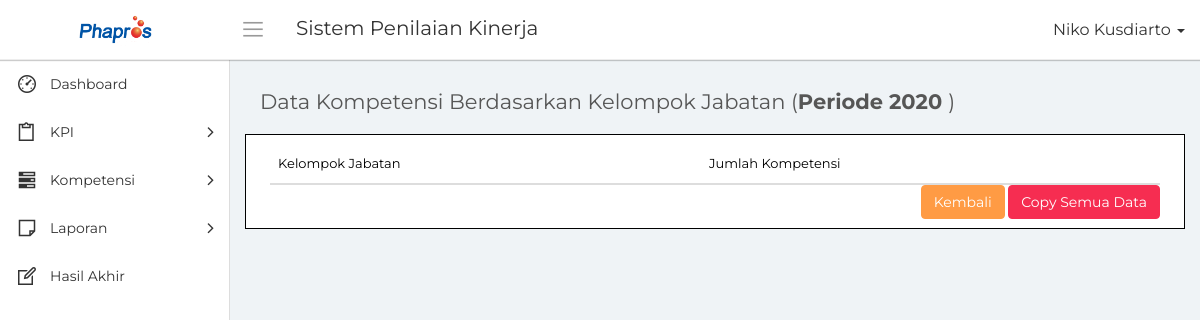
The page /detail_kk.php (signed in) on the database as committed earlier.
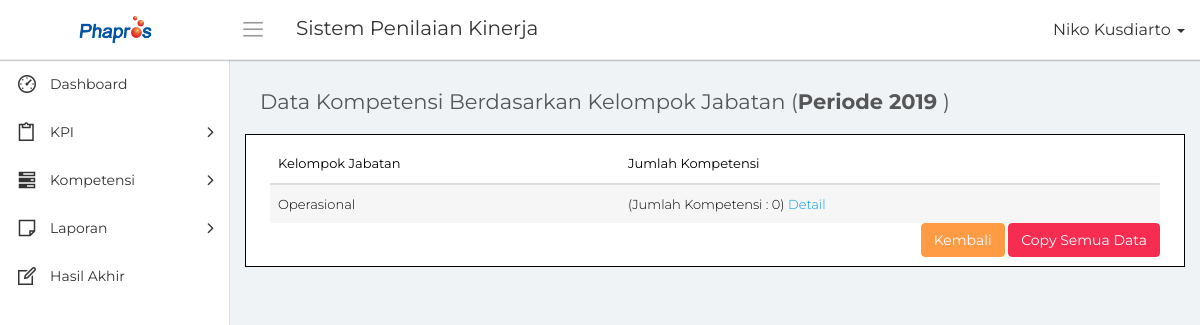
The same page on the database as committed later.
### tables this page shows
CREATE TABLE `mst_periode` (
  `id_periode` bigint(20) NOT NULL,
  `tahun` int(10) NOT NULL,
  `status` int(5) NOT NULL
);

CREATE TABLE `mst_kelompok_jabatan` (
  `id_kelompok` bigint(20) NOT NULL,
  `nama_kelompok` varchar(25) NOT NULL,
  `id_jabatan` text NOT NULL
);

### conn/database.php (called while the page is built, shortened)
<?php
	class database{
		function __construct(){
			$this->connection = new mysqli('localhost', 'root', '','phapros_final');
		}
		function tampil_periode($id_periode = null){
			$hasil = [];
			if($id_periode == null)
				$query = $this->connection->query("SELECT * FROM mst_periode");
			else
				$query = $this->connection->query("SELECT * FROM mst_periode WHERE id_periode = '$id_periode'");
			while($tampil = $query->fetch_array())
				$hasil[] = $tampil;
			return $hasil;
		}
		function tampil_kelompok_jabatan($id_kelompok = null)
		{
			if($id_kelompok != null)
				$query = $this->connection->query("SELECT * FROM mst_kelompok_jabatan WHERE id_kelompok = '$id_kelompok'");
			else
				$query = $this->connection->query("SELECT * FROM mst_kelompok_jabatan");
			while($tampil = $query->fetch_array())
				$hasil[] = $tampil;
			return $hasil;
		}
		function hitung_kompetensi($id_periode = null, $id_kelompok = null)
		{
			if($id_kelompok != null)
				$query = $this->connection->query("SELECT * FROM mst_kompetensi WHERE id_periode = '$id_periode' AND id_kelompok = '$id_kelompok'");
			else
				$query = $this->connection->query("SELECT * FROM mst_kompetensi WHERE id_periode = '$id_periode'");
			$jml = 0;
			return $jml;
		}
	}
?>

### detail_kk.php (the view, shortened to what the changed rows need)
<?php
    include "conn/database.php";
    $db = new database();
?>
<!DOCTYPE html>
<html>
    <head>
        <link rel="stylesheet" type="text/css" href="assets/css/bootstrap.min.css">
        <link rel="stylesheet" type="text/css" href="assets/css/font-awesome.min.css">
        <link rel="stylesheet" type="text/css" href="assets/css/line-awesome.min.css">
        <link rel="stylesheet" type="text/css" href="assets/css/datatables.min.css"/>
		<link rel="stylesheet" type="text/css" href="assets/css/select2.min.css">
		<link rel="stylesheet" type="text/css" href="assets/css/bootstrap-datetimepicker.min.css">
        <link rel="stylesheet" type="text/css" href="assets/css/style.css">
    </head>
    <body>
        <div class="main-wrapper">
            <div class="page-wrapper">
                <div class="content container-fluid">
					<div class="row">
						<div class="col-xs-12">
							<h4 class="page-title">Data Kompetensi Berdasarkan Kelompok Jabatan (<b>Periode
                                <?php
                                    $id_periode = $_GET['id_periode'];
                                    foreach($db->tampil_periode($id_periode) as $tampil)
                                    {
                                        $tahun_asli = $tampil['tahun'];
                                    }
                                    echo $tahun_asli;
                                ?>
                            </b>)
                            </h4>
						</div>
					</div>
					<div class="row" style="border:1px solid black;color:black; background-color:white; padding:1%;">
						<div class="col-md-12">
							<div class="table-responsive">
                                <table class="table table-striped custom-table m-b-0 display" id="tabel">
									<thead>
										<tr>
                                            <th>Kelompok Jabatan</th>
											<th>Jumlah Kompetensi</th>
										</tr>
									</thead>
									<tbody>
                                    <?php
                                        foreach($db->tampil_kelompok_jabatan() as $data)
                                        {
                                    ?>
                                            <tr>
                                                <td><?php echo $data['nama_kelompok']; ?></td>
                                                <td>(Jumlah Kompetensi : <?php echo $db->hitung_kompetensi($id_periode, $data['id_kelompok']); ?>) <a href="detail_kompetensi.php?id_periode=<?php echo $id_periode."&&id_kelompok=".$data['id_kelompok']; ?>">Detail</a></td>
                                            </tr>
                                    <?php
                                        }
                                    ?>
									</tbody>
								</table>
							</div>
						</div>
					</div>
                </div>
            </div>
        </div>
    </body>
</html>

Rows that differ between the two databases and show on the page:
removed mst_periode: tahun "2020"
added mst_periode: tahun "2019"
added mst_kelompok_jabatan: nama_kelompok "Operasional", hitung_kompetensi "0"
